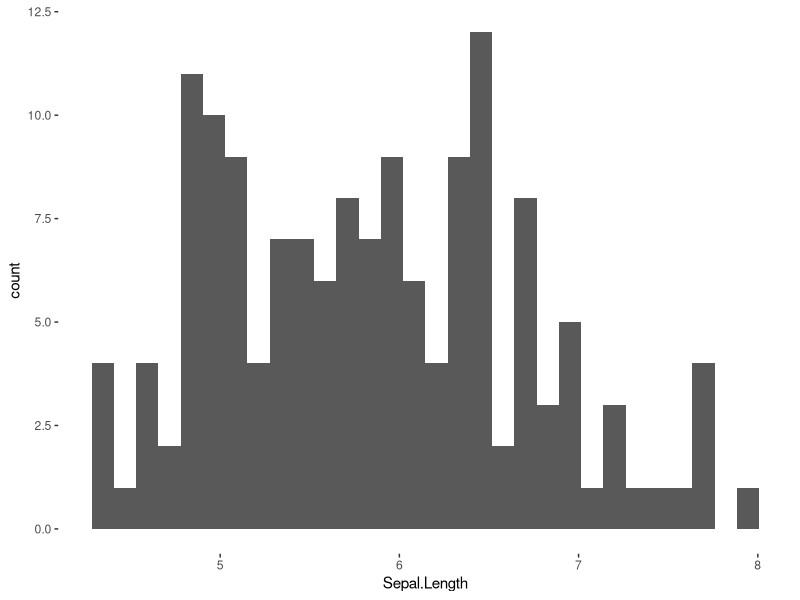
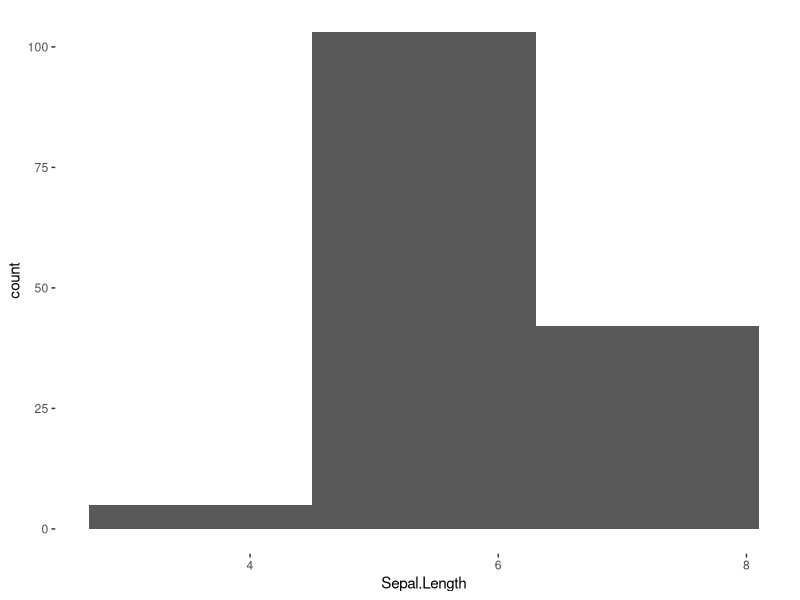
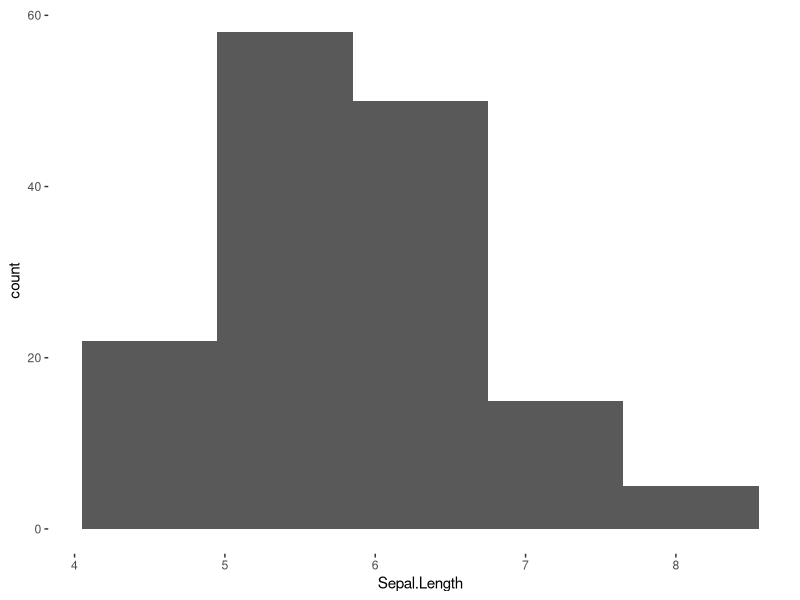
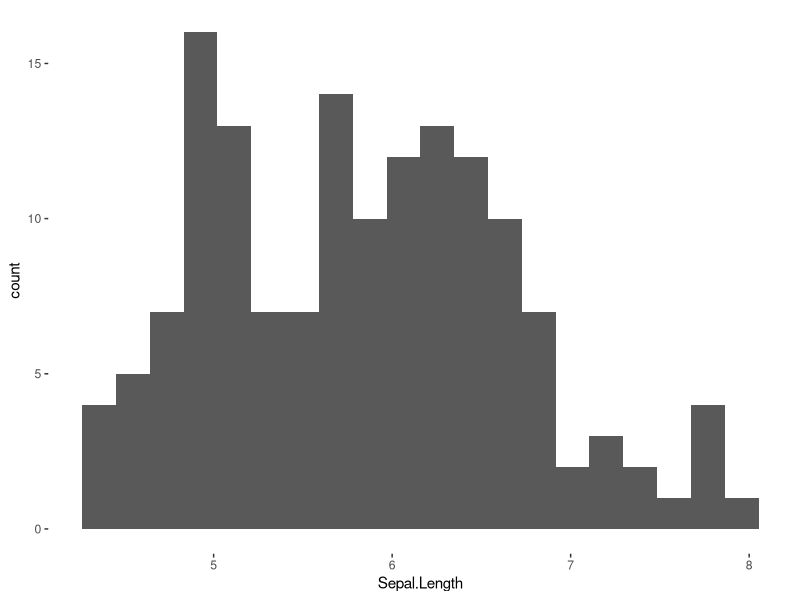
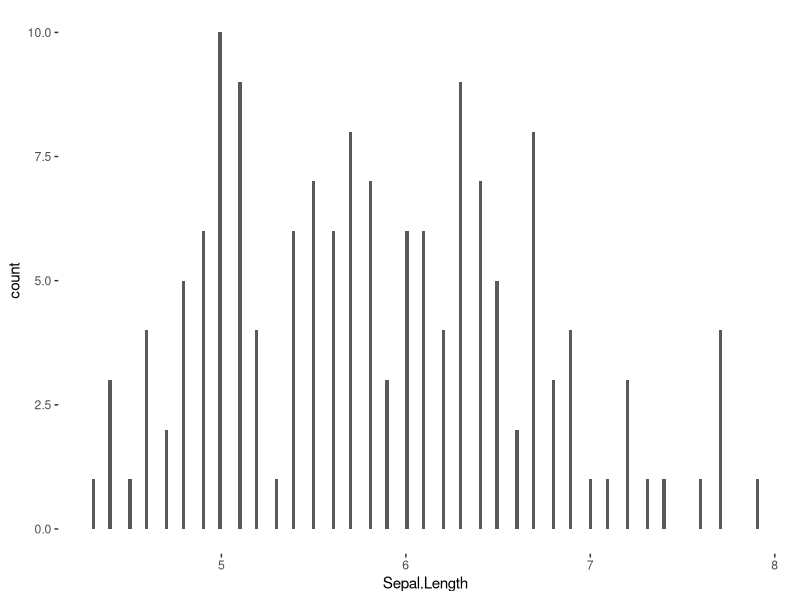
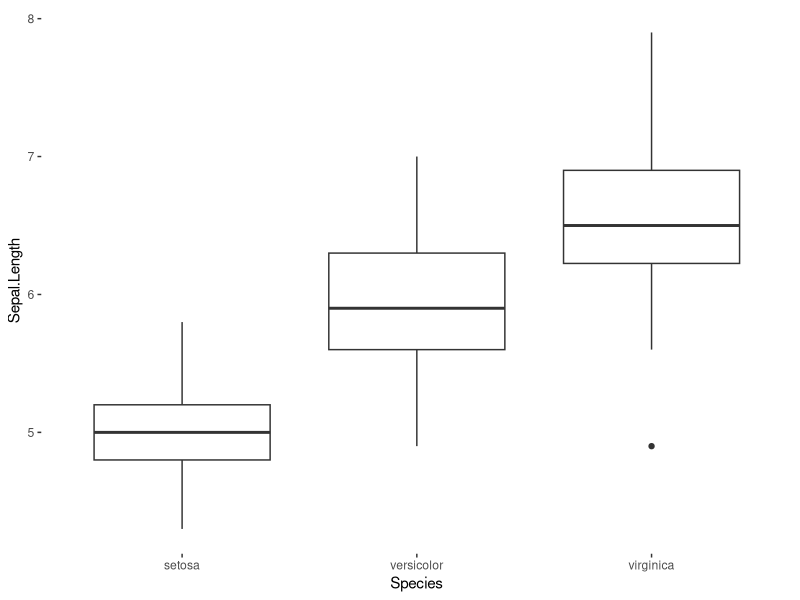
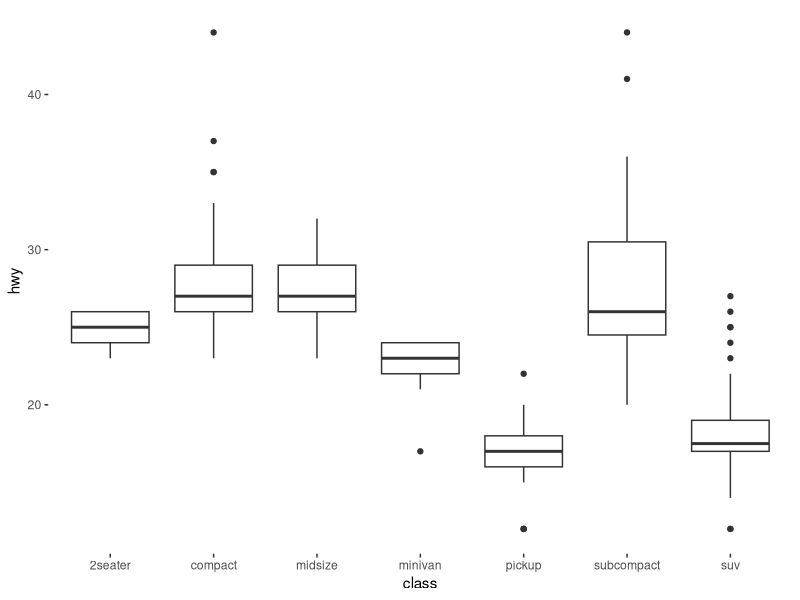
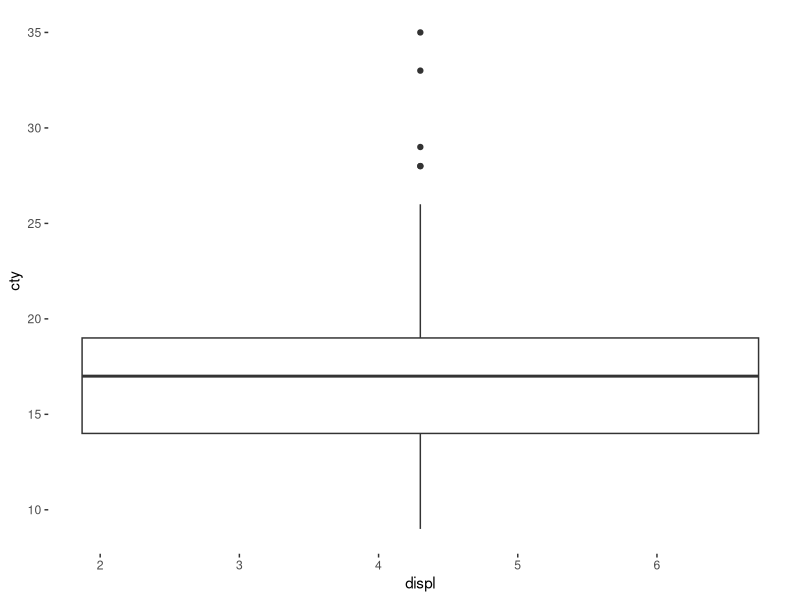

Here is the R script that generated these plots, in order:
## ---- chunk 1

#---------- RSTUDIO STARTER V 2.0  --------------#
#                    -Prepared with care by  AM ;D
                
                                                                          
knitr::opts_chunk$set(echo = TRUE, 
                      message = FALSE, 
                      warning = FALSE)      
library(tidyverse)                
library(ggthemes)                    

theme_set(theme_tufte() +                                     
  theme(text=element_text(family="sans")))  

#------------------------------------------------#
## ---- chunk 2
library(ggplot2)

head(mpg)

## ---- chunk 3
gmd <- read.csv("GarlicMustardData.csv")
head(gmd)
## ---- chunk 4
head(iris)
## ---- chunk 5
library(dplyr)
library(ggplot2)

ggplot(iris, aes(Sepal.Length))+geom_histogram()
## ---- chunk 6
ggplot(iris, aes(Sepal.Length))+geom_histogram(bins=3)
## ---- chunk 7
ggplot(iris, aes(Sepal.Length))+geom_histogram(bins=5)

## ---- chunk 8
ggplot(iris, aes(Sepal.Length))+geom_histogram(bins=20)

## ---- chunk 9
ggplot(iris, aes(Sepal.Length))+geom_histogram(bins=200)

## ---- chunk 10
ggplot(iris, aes(x=Species, y=Sepal.Length))+geom_boxplot()
## ---- chunk 11
head(mpg)
## ---- chunk 12
ggplot(mpg, aes(x=class, y=hwy))+geom_boxplot()
## ---- chunk 13
ggplot(mpg, aes(x=displ, y=cty))+geom_boxplot()
## ---- chunk 14
unique(mpg$displ)
## ---- chunk 15
head(mpg)
## ---- chunk 16
ggplot(mpg, aes(x=as.factor(displ), y=cty))+geom_boxplot()
## ---- chunk 17
ggplot(iris, aes(x=Sepal.Length, y=Sepal.Width))+geom_point()
## ---- chunk 18
ggplot(iris, aes(x=Sepal.Length, y=Sepal.Width, color=Species))+geom_point()

## ---- chunk 19
#setosa data

# don't forget to store variables!  

setosaData <- filter(iris, Species == "setosa")

#make scatterplot

ggplot(setosaData, aes(x=Sepal.Length, y=Sepal.Width))+geom_point()
## ---- chunk 20
ggplot(iris, aes(x=Sepal.Length, y=Sepal.Width, color=Species))+
  geom_point()+
  facet_wrap(~Species)
